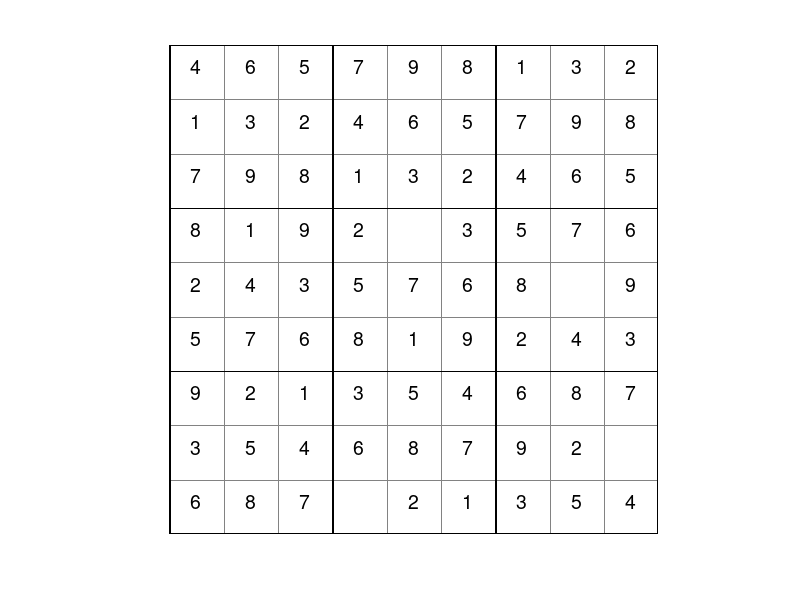

Here is the MATLAB script that generated this plot:
clear;clc;close all
global newMat fig1 mat validPos
validPos=0;
load numPic.mat
mat=zeros(9);
k=0;
for i=1:3:9
    for j=1:3:9
        a=reshape(circshift(1:9,k),3,3);
        mat(j:j+2,i:i+2)=a';
        k=k+2;
    end
end
%%
rowOrder=[randperm(3),randperm(3)+3,randperm(3)+6];
colOrder=[randperm(3),randperm(3)+3,randperm(3)+6];
newMat=mat(rowOrder,:);
newMat=newMat(:,colOrder);
%%
newMat(randi(81,2))=0;
mat=zeros(9);
%%
map=ones(size(newMat)*50);
map([1:50:end end],:)=.5;
map(:,[1:50:end end])=.5;
map([1:150:end end],:)=0;
map(:,[1:150:end end])=0;
fig1=imshow(map);
hold on
for i=1:9
    for j=1:9
        if newMat(j,i)>0
        text(50*i-30,50*j-30,num2str(newMat(j,i)),'Color','k','FontSize',14)
        end
    end
end
set (gcf, 'WindowButtonDownFcn', @mouseClick);
set(gcf,'WindowKeyPressFcn',@keyPress);
%%


